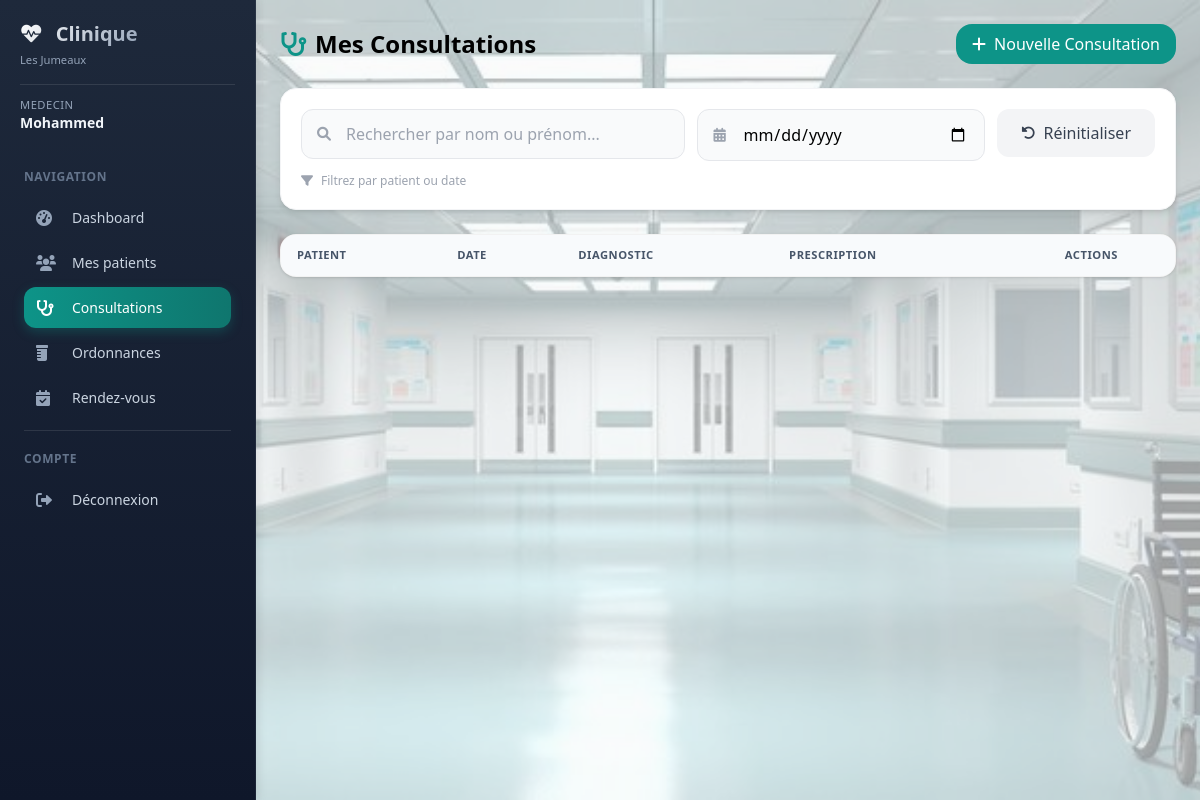
Page /medecin/consultations (signed in) on the earlier database version.
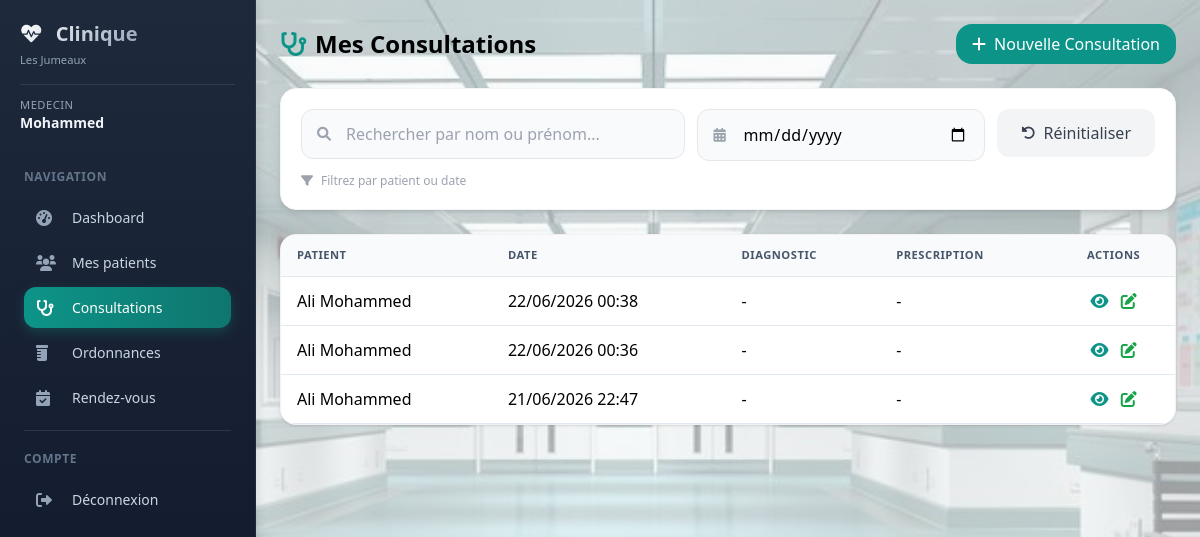
Same page on the later database version.
### models/database.py (models this page shows, shortened)
class Utilisateur(UserMixin, db.Model):
    __tablename__ = 'utilisateurs'
    id = db.Column(db.Integer, primary_key=True)
    email = db.Column(db.String(120), unique=True, nullable=False)
    password = db.Column(db.String(200), nullable=False)
    role = db.Column(db.String(20), default='patient')
    nom = db.Column(db.String(100))
    prenom = db.Column(db.String(100))
    telephone = db.Column(db.String(20))
    medecin_id = db.Column(db.Integer, db.ForeignKey('medecins.id'))
    specialite = db.Column(db.String(100))
    adresse = db.Column(db.Text)
    created_at = db.Column(db.DateTime, default=datetime.utcnow)
    medecin = db.relationship('Medecin', backref='utilisateur', foreign_keys=[medecin_id])

class Consultation(db.Model):
    __tablename__ = 'consultations'
    id = db.Column(db.Integer, primary_key=True)
    patient_id = db.Column(db.Integer, db.ForeignKey('patients.id'), nullable=False)
    medecin_id = db.Column(db.Integer, db.ForeignKey('medecins.id'), nullable=False)
    date = db.Column(db.DateTime, nullable=False)
    diagnostic = db.Column(db.Text)
    prescription = db.Column(db.Text)
    notes = db.Column(db.Text)
    created_at = db.Column(db.DateTime, default=datetime.utcnow)
    patient = db.relationship('Patient', back_populates='consultations', foreign_keys=[patient_id])
    medecin = db.relationship('Medecin', back_populates='consultations', foreign_keys=[medecin_id])

class Patient(db.Model):
    __tablename__ = 'patients'
    id = db.Column(db.Integer, primary_key=True)
    nom = db.Column(db.String(100), nullable=False)
    prenom = db.Column(db.String(100), nullable=False)
    email = db.Column(db.String(120))
    telephone = db.Column(db.String(20), nullable=False)
    date_naissance = db.Column(db.Date)
    adresse = db.Column(db.Text)
    num_assurance = db.Column(db.String(50))
    user_id = db.Column(db.Integer, db.ForeignKey('utilisateurs.id'))
    date_creation = db.Column(db.DateTime, default=datetime.utcnow)
    allergies = db.Column(db.Text)
    chronic_diseases = db.Column(db.Text)
    current_medications = db.Column(db.Text)
    user = db.relationship('Utilisateur', backref='patient', foreign_keys=[user_id])
    rendezvous = db.relationship('RendezVous', back_populates='patient', lazy='dynamic')
    consultations = db.relationship('Consultation', back_populates='patient', lazy='dynamic')
    ordonnances = db.relationship('Ordonnance', back_populates='patient', lazy='dynamic')
    factures = db.relationship('Facture', back_populates='patient', lazy='dynamic')

### models/medecin.py (the view)
@medecin_bp.route('/consultations')
@medecin_required
def consultations():
    medecin = get_current_medecin()
    if not medecin:
        return render_template('error.html', message="Profil médecin non trouvé")
    consultations = Consultation.query.filter_by(medecin_id=medecin.id).order_by(Consultation.date.desc()).all()
    return render_template('medecin/consultations.html', consultations=consultations)

### models/medecin.py (called while the page is built)
def medecin_required(f):
    @wraps(f)
    def decorated_function(*args, **kwargs):
        if 'user_id' not in session:
            return redirect(url_for('auth.login'))
        if session.get('role') != 'medecin':
            return render_template('error.html', message="Accès non autorisé"), 403
        return f(*args, **kwargs)
    return decorated_function

def get_current_medecin():
    user_id = session.get('user_id')
    if not user_id:
        return None
    user = Utilisateur.query.get(user_id)
    if not user or user.role != 'medecin':
        return None
    if user.medecin_id:
        return Medecin.query.get(user.medecin_id)
    return Medecin.query.filter_by(email=user.email).first()

### templates/medecin/consultations.html (shortened to what this page needs)
{% extends "base_dashboard.html" %}
{% block content %}
<div>
    <div class="flex justify-between items-center mb-6">
        <h1 class="text-2xl font-bold"><i class="fas fa-stethoscope text-primary mr-2"></i>Mes Consultations</h1>
        <a href="{{ url_for('medecin.new_consultation') }}" class="bg-primary text-white px-4 py-2 rounded-lg hover:bg-blue-600">
            <i class="fas fa-plus mr-2"></i>Nouvelle Consultation
        </a>
    </div>
<div class="bg-white rounded-2xl shadow-md border border-gray-100 p-5 mb-6">
    <div class="flex flex-col md:flex-row gap-3">
        <div class="flex-1">
            <div class="relative group">
                <i class="fas fa-search absolute left-4 top-1/2 transform -translate-y-1/2 text-gray-400 group-focus-within:text-primary transition text-sm"></i>
                <input type="text" id="searchInput" placeholder="Rechercher par nom ou prénom..."
                       class="w-full pl-11 pr-4 py-3 bg-gray-50 border border-gray-200 rounded-xl focus:bg-white focus:ring-2 focus:ring-primary/20 focus:border-primary transition">
            </div>
        </div>
        <div class="w-full md:w-72">
            <div class="relative group">
                <i class="fas fa-calendar-alt absolute left-4 top-1/2 transform -translate-y-1/2 text-gray-400 group-focus-within:text-primary transition text-sm"></i>
                <input type="date" id="dateFilter"
                       class="w-full pl-11 pr-4 py-3 bg-gray-50 border border-gray-200 rounded-xl focus:bg-white focus:ring-2 focus:ring-primary/20 focus:border-primary transition">
            </div>
        </div>
        <div>
            <button onclick="resetFilters()"
                    class="w-full md:w-auto px-6 py-3 bg-gray-100 hover:bg-gray-200 text-gray-700 rounded-xl transition flex items-center justify-center gap-2 font-medium">
                <i class="fas fa-undo-alt text-sm"></i>
                <span>Réinitialiser</span>
            </button>
        </div>
    </div>
    <div class="mt-3 text-xs text-gray-400 flex items-center gap-2">
        <i class="fas fa-filter"></i>
        <span>Filtrez par patient ou date</span>
    </div>
</div>
    <div class="bg-white rounded-lg shadow overflow-hidden">
        <div class="overflow-x-auto">
            <table class="w-full">
                <thead class="bg-gray-100">
                    <tr>
                        <th class="px-4 py-3 text-left">Patient</th>
                        <th class="px-4 py-3 text-left">Date</th>
                        <th class="px-4 py-3 text-left">Diagnostic</th>
                        <th class="px-4 py-3 text-left">Prescription</th>
                        <th class="px-4 py-3 text-center">Actions</th>
                    </tr>
                </thead>
<tbody id="consultationsTable">
    {% for c in consultations %}
    <tr class="border-t hover:bg-gray-50 consultation-row"
        data-patient="{{ c.patient.nom }} {{ c.patient.prenom }}"
        data-date="{{ c.date.strftime('%Y-%m-%d') if c.date else '' }}">
        <td class="px-4 py-3 font-medium">{{ c.patient.nom }} {{ c.patient.prenom }}</td>
        <td class="px-4 py-3">{{ c.date.strftime('%d/%m/%Y %H:%M') if c.date else '-' }}</td>
        <td class="px-4 py-3">{{ c.diagnostic[:80] + '...' if c.diagnostic and c.diagnostic|length > 80 else c.diagnostic or '-' }}</td>
        <td class="px-4 py-3">{{ c.prescription[:50] + '...' if c.prescription and c.prescription|length > 50 else c.prescription or '-' }}</td>
        <td class="px-4 py-3 text-center">
            <a href="{{ url_for('medecin.view_consultation', id=c.id) }}" class="text-primary hover:text-blue-700" title="Voir">
                <i class="fas fa-eye"></i>
            </a>
            <a href="{{ url_for('medecin.view_consultation', id=c.id, edit='true') }}" class="text-green-600 hover:text-green-800 ml-2" title="Modifier">
                <i class="fas fa-edit"></i>
            </a>
        </td>
    </tr>
    {% endfor %}
</tbody>
            </table>
        </div>
    </div>
</div>
{% endblock %}

### templates/base_dashboard.html (shortened to what this page needs)
<!DOCTYPE html>
<html lang="fr">
<head>
    <script src="https://cdn.tailwindcss.com"></script>
    <link href="https://cdnjs.cloudflare.com/ajax/libs/font-awesome/6.0.0/css/all.min.css" rel="stylesheet">
    <link rel="stylesheet" href="{{ url_for('static', filename='style.css') }}">
</head>
<body class="bg-gray-50 font-sans antialiased">
<div class="fixed inset-0 -z-10 bg-gray-50/60"></div>
<div class="flex min-h-screen">
    <aside class="sidebar fixed md:relative z-40 w-64 flex-shrink-0 h-full md:h-auto overflow-y-auto">
        <div class="p-5">
            <div class="flex items-center justify-between sidebar-header">
                <div>
                    <h2 class="text-xl font-bold">
                        <i class="fas fa-heartbeat text-primary mr-2"></i>
                        Clinique
                    </h2>
                    <p class="text-xs mt-1">Les Jumeaux</p>
                </div>
            </div>
            <div class="sidebar-user mt-4 pt-3">
                <p class="text-sm">
                    <span class="block text-xs role">{{ session.role|capitalize }}</span>
                    <span class="font-semibold name">{{ session.nom }} {{ session.prenom }}</span>
                </p>
            </div>
        </div>
        <nav class="px-3 pb-4">
            <div class="sidebar-section text-xs uppercase tracking-wider px-3 py-2 mt-2">Navigation</div>
            {% if session.role == 'admin' %}
            <a href="{{ url_for('admin.dashboard') }}" class="sidebar-link {% if request.endpoint == 'admin.dashboard' %}active{% endif %}">
                <i class="fas fa-tachometer-alt w-5"></i><span>Dashboard</span>
            </a>
            <a href="{{ url_for('admin.gestion_utilisateurs') }}" class="sidebar-link {% if request.endpoint == 'admin.gestion_utilisateurs' %}active{% endif %}">
                <i class="fas fa-users-cog w-5"></i><span>Gestion utilisateurs</span>
            </a>
            <a href="{{ url_for('admin.statistiques') }}" class="sidebar-link flex items-center px-3 py-2 rounded-lg mb-1 transition">
                <i class="fas fa-chart-line w-5"></i><span class="ml-3">Statistiques</span>
            </a>
            {% elif session.role == 'medecin' %}
            <a href="{{ url_for('medecin.dashboard') }}" class="sidebar-link {% if request.endpoint == 'medecin.dashboard' %}active{% endif %}">
                <i class="fas fa-tachometer-alt w-5"></i><span>Dashboard</span>
            </a>
            <a href="{{ url_for('medecin.patients') }}" class="sidebar-link {% if request.endpoint == 'medecin.patients' %}active{% endif %}">
                <i class="fas fa-users w-5"></i><span>Mes patients</span>
            </a>
            <a href="{{ url_for('medecin.consultations') }}" class="sidebar-link {% if request.endpoint == 'medecin.consultations' %}active{% endif %}">
                <i class="fas fa-stethoscope w-5"></i><span>Consultations</span>
            </a>
            <a href="{{ url_for('medecin.ordonnances') }}" class="sidebar-link {% if request.endpoint == 'medecin.ordonnances' %}active{% endif %}">
                <i class="fas fa-prescription-bottle w-5"></i><span>Ordonnances</span>
            </a>
            <a href="{{ url_for('medecin.rendezvous') }}" class="sidebar-link {% if request.endpoint == 'medecin.rendezvous' %}active{% endif %}">
                <i class="fas fa-calendar-check w-5"></i><span>Rendez-vous</span>
            </a>
            {% endif %}
            <div class="sidebar-border"></div>
            <div class="sidebar-section text-xs uppercase tracking-wider px-3 py-2">Compte</div>
            <a href="{{ url_for('auth.logout') }}" class="sidebar-link logout">
                <i class="fas fa-sign-out-alt w-5"></i><span>Déconnexion</span>
            </a>
        </nav>
    </aside>
    <div class="flex-1 flex flex-col">
        <main class="flex-1 p-4 md:p-6">
            {% block content %}{% endblock %}
        </main>
    </div>
</div>
</body>
</html>

### static/style.css (style rules this page uses)
body { background-image: url('/static/images/hopital-corridor.jpg'); background-size: cover; background-position: center; background-attachment: fixed; }
.sidebar { transition: transform 0.3s ease-in-out; background: linear-gradient(180deg, #1e293b 0%, #0f172a 100%); border-right: 1px solid rgba(255, 255, 255, 0.05); box-shadow: 2px 0 10px rgba(0, 0, 0, 0.1); }
@media (min-width: 768px) { .sidebar { transform: translateX(0) !important; } }
.sidebar-header h2 { background: linear-gradient(135deg, #fff 0%, #94a3b8 100%); -webkit-background-clip: text; -webkit-text-fill-color: transparent; background-clip: text; font-weight: 700; }
.sidebar-header p { color: #94a3b8; font-size: 0.7rem; }
.sidebar-user { border-top: 1px solid rgba(255, 255, 255, 0.1); margin-top: 0.75rem; padding-top: 0.75rem; }
.sidebar-user .role { color: #94a3b8; font-size: 0.7rem; text-transform: uppercase; letter-spacing: 0.5px; }
.sidebar-user .name { color: #f1f5f9; font-weight: 600; font-size: 0.875rem; }
.sidebar-section { color: #64748b; font-size: 0.65rem; font-weight: 600; text-transform: uppercase; letter-spacing: 1px; padding: 0.75rem 1rem 0.5rem; }
.sidebar-link { display: flex; align-items: center; gap: 12px; padding: 10px 12px; margin: 4px 12px; border-radius: 12px; color: #cbd5e1; text-decoration: none; transition: all 0.2s ease; font-size: 0.875rem; font-weight: 500; }
.sidebar-link i { width: 24px; font-size: 1rem; color: #94a3b8; transition: all 0.2s ease; }
.sidebar-link.active { background: linear-gradient(90deg, #0D9488 0%, #0F766E 100%); color: #ffffff; box-shadow: 0 4px 12px rgba(13, 148, 136, 0.3); }
.sidebar-link.active i { color: #ffffff; }
.sidebar-link.logout { color: #cbd5e1; }
.sidebar-link.logout i { color: #94a3b8; }
.sidebar-border { border-top: 1px solid rgba(255, 255, 255, 0.1); margin: 12px; }
.card, .bg-white.rounded-lg.shadow { transition: all 0.3s ease; border: 1px solid rgba(0,0,0,0.05); }
.rounded-lg { border-radius: 1rem !important; }
table { border-collapse: separate; border-spacing: 0; }
th { background: #f8fafc; font-weight: 600; text-transform: uppercase; font-size: 0.7rem; letter-spacing: 0.5px; color: #475569; }
tr { transition: background 0.2s ease; }
td { border-bottom: 1px solid #e2e8f0; padding: 0.75rem 1rem; }

Differences in the rows shown:
added Consultation: patient.nom "Ali", patient.prenom "Mohammed", date "22/06/2026 00:38", diagnostic "-", prescription "-"
added Consultation: patient.nom "Ali", patient.prenom "Mohammed", date "22/06/2026 00:36", diagnostic "-", prescription "-"
added Consultation: patient.nom "Ali", patient.prenom "Mohammed", date "21/06/2026 22:47", diagnostic "-", prescription "-"
